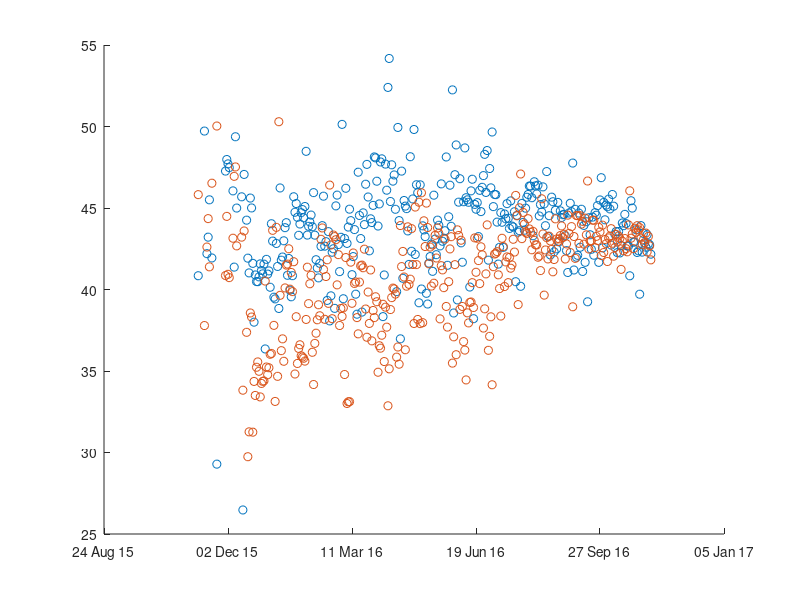

This figure's MATLAB source: (Note: this script raises an error after producing the figure.)
%% Kalman one-step prediction applied to 2016 US president polls data
clc
clear all
close all

%% Loading and plotting data...

% loading data... (1st column polls date (in absolute matlab format), 
% 2nd column Clinton data, 3rd column Trump data)
load('USpresident_polls_data_2016.mat');

% plots polls data
fig = figure('Position', [100, 100, 1000, 600]);
scatter(polls_data(:,1),polls_data(:,2),'r.')
hold on
scatter(polls_data(:,1),polls_data(:,3),'b.')
datetick('x','dd mmm yy','keeplimits','keepticks')
hold on

%% Kalman prediction

% simplest state space model: x(t+1) = x(t) + v(t), y(t) = y(t) + w(t)
mA = 1;
mB = 1; % st. dev. v(t)
mC = 1;
mD = 5; % st. dev. w(t)

sys = ss(mA,mB,mC,mD,-1);

iN = length(polls_data);
cvU = randn(iN,1);
cvT = [polls_data(:,1);polls_data(end,1)+1];

% initialization step
cvX0C = 40+randn(1,1);
mP0C = 1;
cvX0T = 40+randn(1,1);
mP0T = 1;

cvYhatC = zeros(1,iN);
cvYhatC(1) = nan;
cvYhatT = zeros(1,iN);
cvYhatT(1) = nan;

% Kalman prediction
for t=2:iN+1
    [cvXhattmpC,mPtmpC] = predKalman(sys,polls_data(t-1,2),cvX0C,mP0C);
    cvYhatC(t) = mC*cvXhattmpC;
    cvX0C = cvXhattmpC;
    mP0C = mPtmpC;
    
    [cvXhattmpT,mPtmpT] = predKalman(sys,polls_data(t-1,3),cvX0T,mP0T);
    cvYhatT(t) = mC*cvXhattmpT;
    cvX0T = cvXhattmpT;
    mP0T = mPtmpT;
end

% plotting results...

plot(cvT,cvYhatC, ...
    'LineStyle', '-',...
    'LineWidth', 1.5,...
    'Color', [1 0 0]);
hold on
plot(cvT,cvYhatT, ...
    'LineStyle', '-',...
    'LineWidth', 1.5,...
    'Color', [0 0 1]);

legend({'Clinton polls data','Trump polls data','Clinton one-step pred.', 'Trump one-step pred.'})

ax = gca;
ax.FontUnits = 'points';
ax.FontSize = 18;
ax.Legend.Interpreter = 'latex';
ax.Legend.FontSize = 18;
ax.Legend.Location = 'southeast';
ax.Legend.Orientation = 'vertical';
ax.Legend.Box = 'on';
ax.Legend.Color = [0.95 0.95 0.95];
ax.XLim = [736276 736644];
ax.YLabel.Interpreter = 'latex';
ax.YLabel.String = 'poll value [$\%$]';
ax.XGrid = 'on';
ax.YGrid = 'on';
ax.GridLineStyle = ':';
ax.TickLabelInterpreter = 'latex';
ax.Units = 'normalized';
ax.TickLength = [0.02 0.02];
ax.LineWidth = 1.5;
ax.TickDir = 'in';


% Prediction result on election day
disp('======================================================')
disp('Prediction result on election day (8th Nov 2016)')
if cvYhatT(end) > cvYhatC(end)
    disp('The winner is: Donald Trump!')
    disp(['Votes: ' num2str(cvYhatT(end)) '%, st. dev.: ' num2str(sqrt(mP0T(end))) '%'])
else
    disp('The winner is: Hillary Clinton!')
    disp(['Votes: ' num2str(cvYhatC(end)) '%, st. dev.: ' num2str(sqrt(mP0C(end))) '%'])
end
disp('======================================================')
